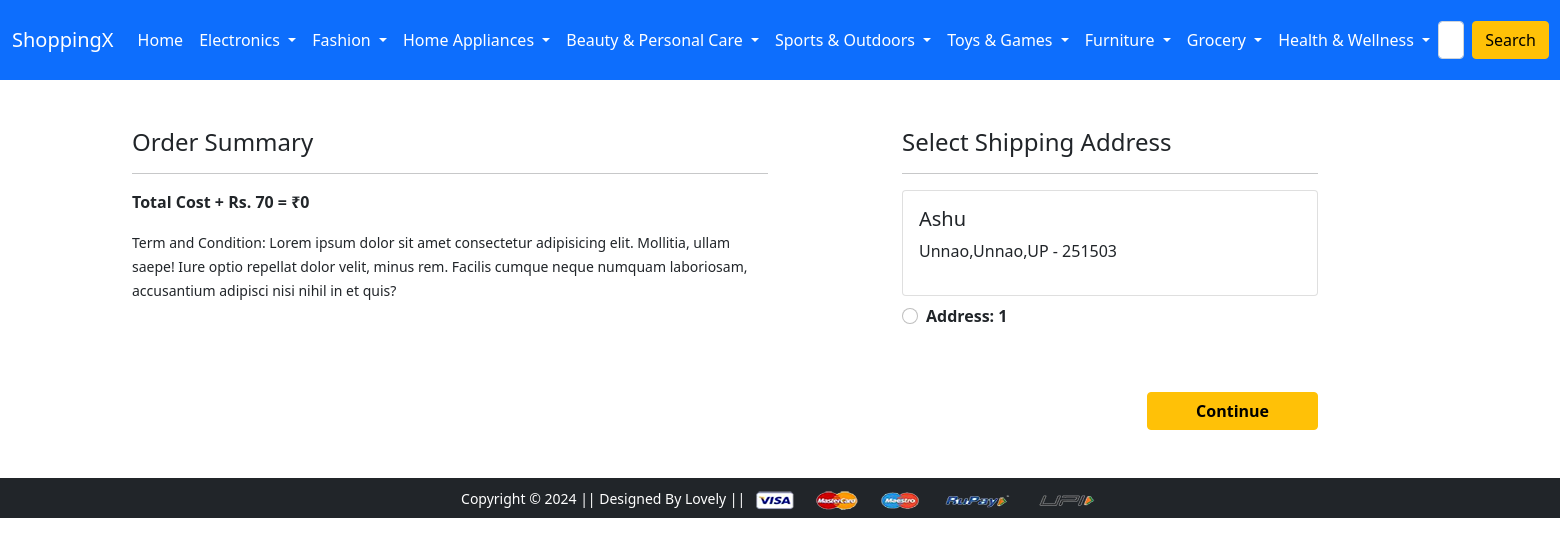
Screenshot of /checkout/ (signed in) with the database file from the repository.
### app/models.py (models this page shows)
class Customer(models.Model):
    user = models.ForeignKey(User,on_delete= models.CASCADE)
    name = models.CharField(max_length = 200)
    locality = models.CharField(max_length = 200)
    city = models.CharField(max_length = 50)
    zipcode = models.IntegerField()
    state = models.CharField(choices = STATE_CHOICES ,max_length = 50)

### app/views.py (the view)
# urls.py: path('checkout/', views.checkout, name='checkout'),
def checkout(request):
    user = request.user
    add = Customer.objects.filter(user=user)
    cart_items = Cart.objects.filter(user=user)
    amount = 0.0
    shipping_amount = 70.0
    totalamount = 0
    cart_product = [p for p in Cart.objects.all() if p.user == request.user]
    print(cart_product,"========================")
    if cart_product:
        for p in cart_product:
            tempamount = p.quantity * p.product.selling_price
            amount += tempamount
        totalamount = amount + shipping_amount
    razorpay_order = client.order.create({
        "amount": int(totalamount * 100),
        "currency": "INR",
        "payment_capture": "1"
    })
    print(razorpay_order["id"],"================")
    context = {
        'add': add,
        'totalamount': totalamount,
        'cart_items': cart_items,
        'razorpay_order_id': razorpay_order['id'],
        'razorpay_merchant_key': settings.RAZORPAY_KEY_ID,
        'currency': 'INR',
        'callback_url': 'payment_done',
        'totalamount_in_paise': int(totalamount * 100)
    }
    return render(request, 'app/checkout.html', context)

### app/templates/app/checkout.html (shortened to what this page needs)
{% extends 'app/base.html' %}
{% load static %}
{% block main-content %}
<div class="container">
    <div class="row mt-5">
        <div class="col-sm-6">
            <h4>Order Summary</h4>
            <hr>
            <p class="fw-bold">Total Cost + Rs. 70 = ₹{{ totalamount }}</p>
            <small>Term and Condition: Lorem ipsum dolor sit amet consectetur adipisicing elit. Mollitia, ullam saepe! Iure optio repellat dolor velit, minus rem. Facilis cumque neque numquam laboriosam, accusantium adipisci nisi nihil in et quis?</small>
        </div>
        <div class="col-sm-4 offset-sm-1">
            <h4>Select Shipping Address</h4>
            <hr>
          <form action="/paymentdone">
          {% for ad in add %}
          <div class="card">
            <div class="card-body">
            <h5>{{ad.name}}</h5>
            <p>{{ad.locality}},{{ad.city}},{{ad.state}} - {{ad.zipcode}}</p>
            </div>
          </div>
            <div class="form-check mt-2 mb-5">
              <input class="form-check-input" type="radio" name="custid" id="custadd{{forloop.counter}}" value="{{ad.id}}">
              <label class="form-check-label fw-bold" for="custadd{{forloop.counter}}">
                Address:  {{forloop.counter}}</label>
            </div>
            {% endfor %}
            <div class="text-end">
              <button type="submit" class="btn btn-warning mt-3 px-5 fw-bold">Continue</button>
            </div>
          </form>
        </div>
    </div>
</div>
{% endblock main-content %}

### rows the page displays
Customer: name "Ashu", locality "Unnao", city "Unnao", state "UP", zipcode "251503"

### other values shown
{{ totalamount }} "0"
